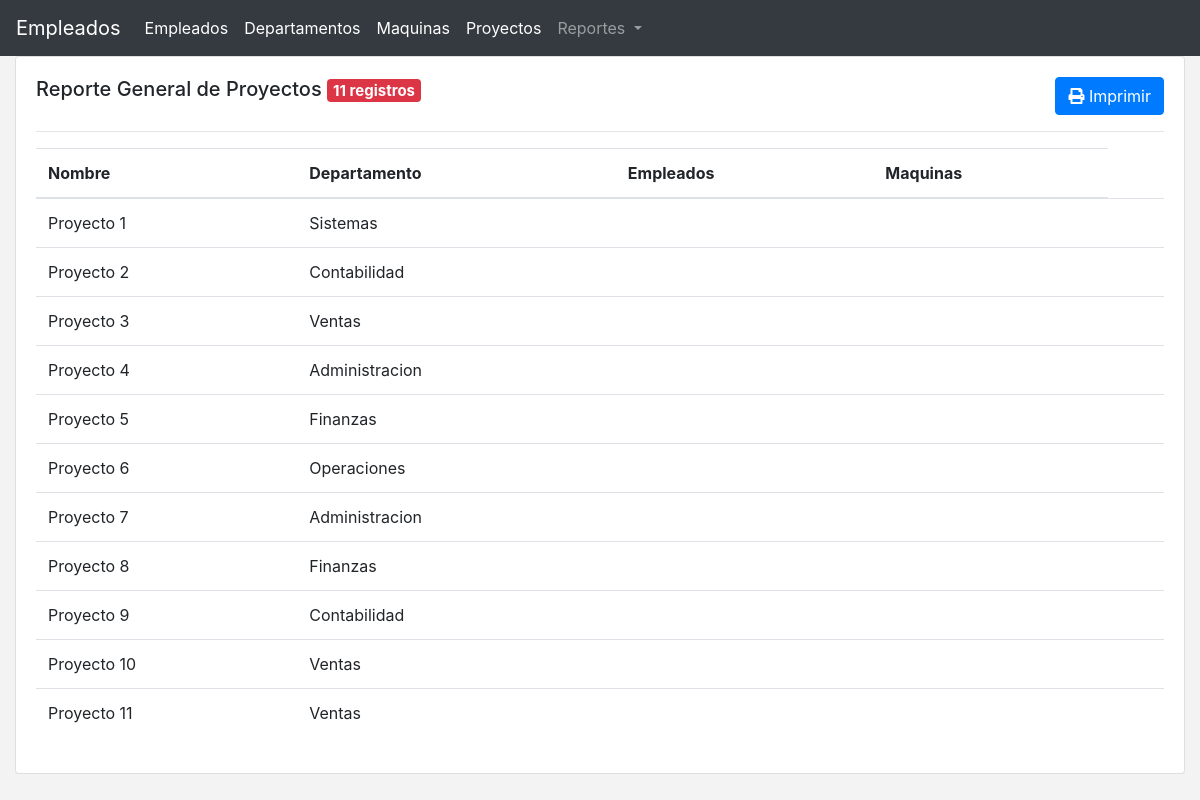
The app's page /reporte/proyectos/, older data.
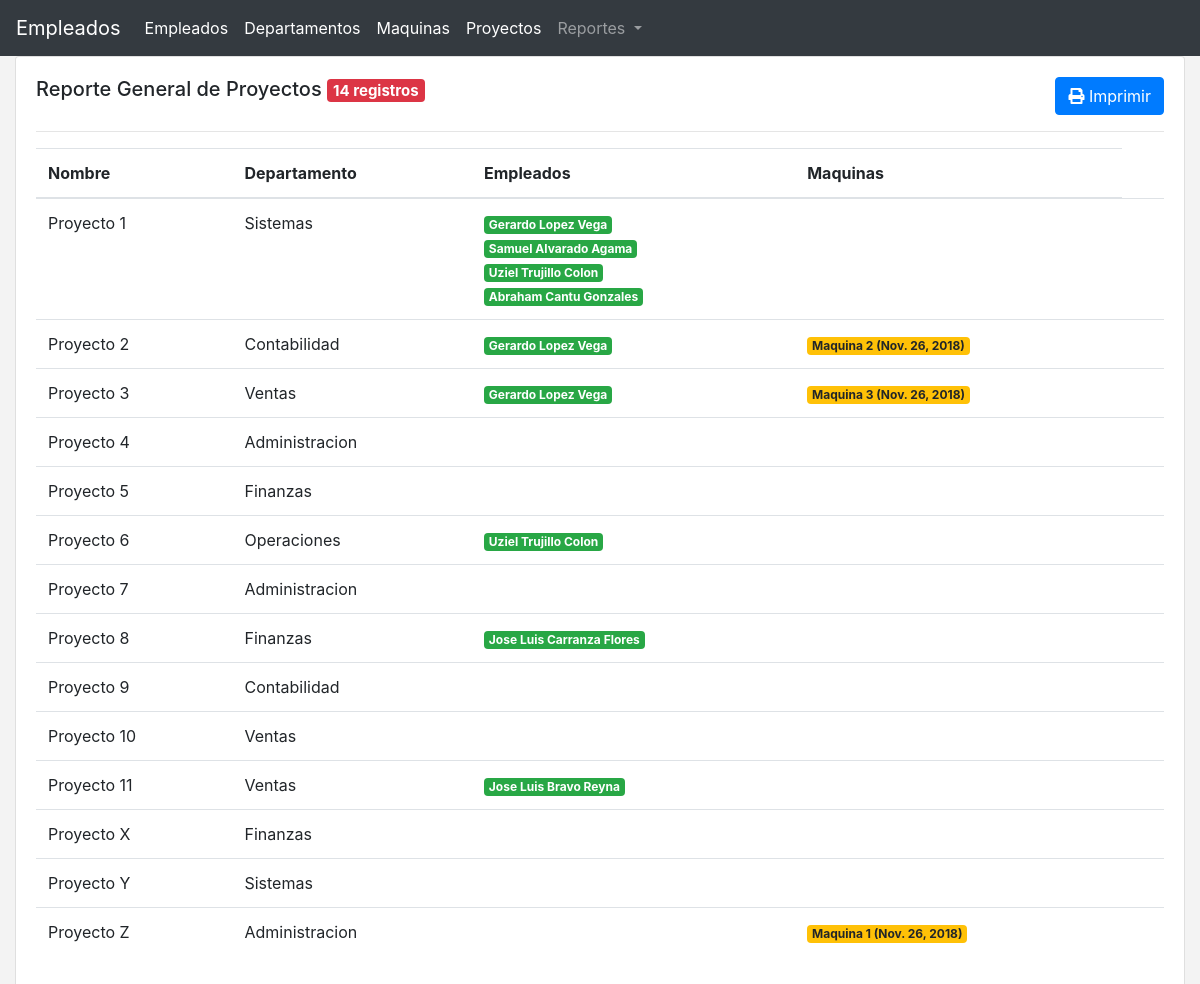
The same page, newer data.
### main/models.py (models this page shows, shortened)
class Proyecto(models.Model):
	nombre = models.CharField(max_length=255)
	descripcion = models.CharField(max_length=255, null=True, blank=True)
	departamento = models.ForeignKey(Departamento, on_delete=models.CASCADE)

class Departamento(models.Model):
	nombre = models.CharField(max_length=255)

class TrabajaEn(models.Model):
	empleado = models.ForeignKey(Empleado, on_delete=models.CASCADE)
	proyecto = models.ForeignKey(Proyecto, on_delete=models.CASCADE)
	horas = models.IntegerField()

class Empleado(models.Model):
	cedula = models.CharField(max_length=10)
	curp = models.CharField(max_length=18)
	nombre = models.CharField(max_length=255)
	apellidop = models.CharField(max_length=255)
	apellidom = models.CharField(max_length=255)
	sexo = models.CharField(max_length=1, choices=[('m', 'Mujer'), ('h', 'Hombre')])
	fechanac = models.DateField()
	salario = models.FloatField()
	issupervisor = models.BooleanField(default=False)
	supervisor = models.ForeignKey('Empleado', on_delete=models.SET_NULL, null=True, blank=True)

class mAsignada(models.Model):
	ESTADOS = [
		('1', 'Disponible'),
		('2', 'Ocupado'),
	]
	proyecto = models.ForeignKey(Proyecto, on_delete=models.CASCADE)
	maquinaria = models.ForeignKey(Maquinaria, on_delete=models.CASCADE)
	fechaa = models.DateField(auto_now_add=True)
	fechae = models.DateField(null=True, blank=True)
	estatus = models.CharField(max_length=255, choices=ESTADOS, default='1')

class Maquinaria(models.Model):
	ESTADOS = [
		('1', 'Disponible'),
		('2', 'Ocupado'),
	]
	descripcion = models.CharField(max_length=255)
	estatus = models.CharField(max_length=255, choices=ESTADOS)

### main/views.py (the view)
# urls.py: path('reporte/proyectos/', views.reporte_proyectos, name='reporte_proyectos'),
def reporte_proyectos(request):
	proyectos = m.Proyecto.objects.all()
	for p in proyectos:
		p.empleados = m.TrabajaEn.objects.filter(proyecto=p)
		p.maquinas = m.mAsignada.objects.filter(proyecto=p)
	ctx = {
		"data" : proyectos,
		"qty" : len(proyectos)
	}
	return render(request, 'main/reporte_proyectos.html', ctx)

### main/templates/main/reporte_proyectos.html
{% extends 'main/index.html' %}
{% block content %}
<div class="container-fluid">
	<div class="row">
		<div class="col-12">
			<div class="card">
				<div class="card-body">
					<div class="btn-toolbar justify-content-between" role="toolbar" aria-label="Toolbar with button groups">
						<h5 class="card-title">Reporte General de Proyectos
							<span class="badge badge-danger">{{ qty }} registros</span></h5>
						<a href="javascript:window.print()" class="btn btn-primary pull-right d-print-none">
							<i class="fas fa-print"></i>
							Imprimir
						</a>
					</div>
					<hr>
					<div class="card-text">
						<table class="table">
							<thead>
								<tr>
									<th>Nombre</th>
									<th>Departamento</th>
									<th>Empleados</th>
									<th>Maquinas</th>
								</tr>
							</thead>
							<tbody>
								{% for e in data %}
								<tr>
									<td>{{ e.nombre }} </td>
									<td>{{ e.departamento.nombre }}</td>
									<td>
										{% for d in e.empleados %}
										<span class="badge badge-success">
										{{d.empleado.nombre}} {{d.empleado.apellidop}} {{d.empleado.apellidom}}</span><br>
										{% endfor %}
									</td>
									<td>
										{% for m in e.maquinas %}
										<span class="badge badge-warning">{{ m.maquinaria.descripcion }}
										({{ m.fechaa }})</span>
										{% endfor %}
									</td>
									<td>
									</td>
								</tr>
								{% endfor %}
							</tbody>
						</table>
					</div>
				</div>
			</div>
			<br>
		</div>
	</div>
</div>
{% endblock %}

### main/templates/main/index.html (shortened to what this page needs)
{% load static %}
<!DOCTYPE html>
<html lang="en">
<head>
	<link rel="stylesheet" href="{% static '/main/css/bootstrap.min.css' %}">
	<link rel="stylesheet" href="{% static '/main/css/fontawesome.css' %}">
</head>
<body>
	{% block navbar %}
	<nav class="navbar navbar-expand-lg navbar-dark bg-dark">
		<a class="navbar-brand" href="{% url 'empl:index' %}">Empleados</a>
		<div class="collapse navbar-collapse" id="navbar">
			<ul class="navbar-nav mr-auto">
			  <li class="nav-item active">
			    <a class="nav-link" href="{% url 'empl:index' %}">Empleados</a>
			  </li>
			  <li class="nav-item active">
			    <a class="nav-link" href="{% url 'empl:deptos' %}">Departamentos</a>
			  </li>
			  <li class="nav-item active">
			    <a class="nav-link" href="{% url 'empl:maquinas' %}">Maquinas</a>
			  </li>
			  <li class="nav-item active">
			    <a class="nav-link" href="{% url 'empl:proyectos' %}">Proyectos</a>
			  </li>
			  <li class="nav-item dropdown">
		        <a class="nav-link dropdown-toggle" href="#" id="navbarDropdown" role="button" data-toggle="dropdown" aria-haspopup="true" aria-expanded="false">
		          Reportes
		        </a>
		      </li>
			</ul>
		</div>
	</nav>
	{% endblock %}
	{% block content%}{% endblock %}
</body>
</html>

### main/templates/main/index.html (style rules this page uses)
body { background-color: #f3f3f3; }

Row changes from the older to the newer data that the page shows:
added TrabajaEn: empleado.nombre "Gerardo", empleado.apellidop "Lopez", empleado.apellidom "Vega", shown under Proyecto "Proyecto 1"
added TrabajaEn: empleado.nombre "Samuel", empleado.apellidop "Alvarado", empleado.apellidom "Agama", shown under Proyecto "Proyecto 1"
added TrabajaEn: empleado.nombre "Uziel", empleado.apellidop "Trujillo", empleado.apellidom "Colon", shown under Proyecto "Proyecto 1"
added TrabajaEn: empleado.nombre "Abraham", empleado.apellidop "Cantu", empleado.apellidom "Gonzales", shown under Proyecto "Proyecto 1"
added TrabajaEn: empleado.nombre "Gerardo", empleado.apellidop "Lopez", empleado.apellidom "Vega", shown under Proyecto "Proyecto 2"
added mAsignada: maquinaria.descripcion "Maquina 2", fechaa "Nov. 26, 2018", shown under Proyecto "Proyecto 2"
added TrabajaEn: empleado.nombre "Gerardo", empleado.apellidop "Lopez", empleado.apellidom "Vega", shown under Proyecto "Proyecto 3"
added mAsignada: maquinaria.descripcion "Maquina 3", fechaa "Nov. 26, 2018", shown under Proyecto "Proyecto 3"
added TrabajaEn: empleado.nombre "Uziel", empleado.apellidop "Trujillo", empleado.apellidom "Colon", shown under Proyecto "Proyecto 6"
added TrabajaEn: empleado.nombre "Jose Luis", empleado.apellidop "Carranza", empleado.apellidom "Flores", shown under Proyecto "Proyecto 8"
added TrabajaEn: empleado.nombre "Jose Luis", empleado.apellidop "Bravo", empleado.apellidom "Reyna", shown under Proyecto "Proyecto 11"
added Proyecto: nombre "Proyecto X", departamento.nombre "Finanzas"
added Proyecto: nombre "Proyecto Y", departamento.nombre "Sistemas"
added Proyecto: nombre "Proyecto Z", departamento.nombre "Administracion"
added mAsignada: maquinaria.descripcion "Maquina 1", fechaa "Nov. 26, 2018", shown under "Proyecto Z"
Text that changed along with them:
{{ qty }}: "11" → "14"
